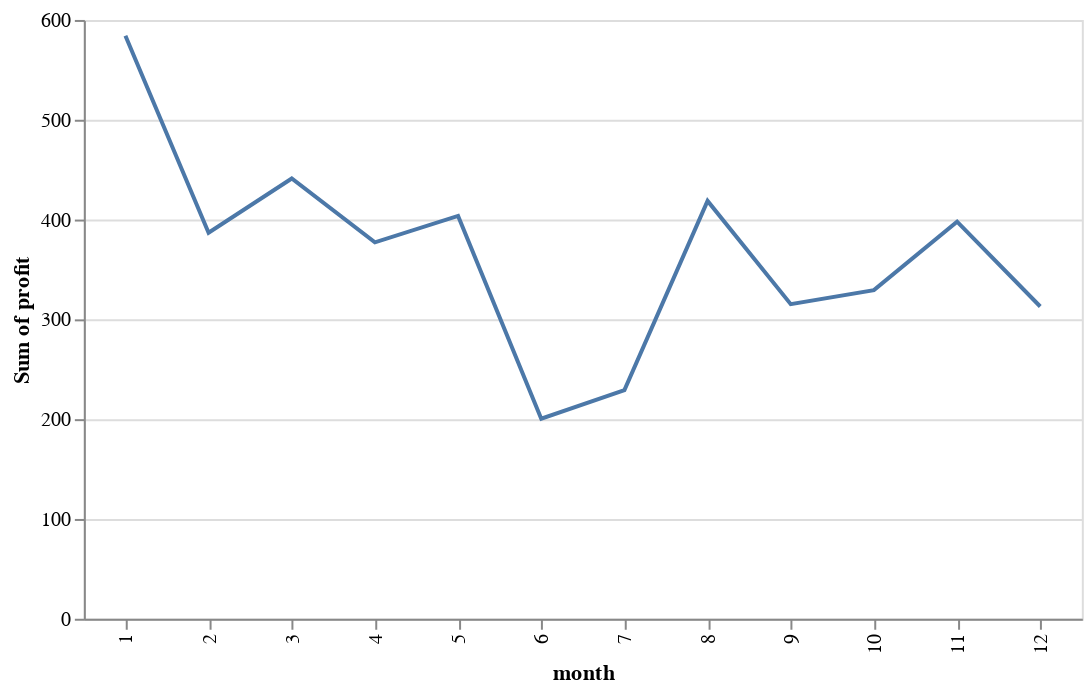

The notebook cell this image was saved under:
### Code cell
alt.Chart(results_df.sample(5000)).mark_line().encode(
    x='month:O',
    y='sum(profit):Q'
).properties(
    height=300,
    width=500
)

### Figure 1 — Vega-Lite specification as saved in the notebook (floating-point values rounded to 4 significant figures; data arrays with more than 128 entries replaced by an {"elided": "..."} marker saying what was removed)
{"config": {"view": {"continuousWidth": 400, "continuousHeight": 300}}, "data": {"name": "data-c99d03bd78fde74afde864e0c175128b"}, "mark": "line", "encoding": {"x": {"field": "month", "type": "ordinal"}, "y": {"aggregate": "sum", "field": "profit", "type": "quantitative"}}, "height": 300, "width": 500, "$schema": "https://vega.github.io/schema/vega-lite/v4.17.0.json", "datasets": {"data-c99d03bd78fde74afde864e0c175128b": {"elided": "5000 records"}}}
